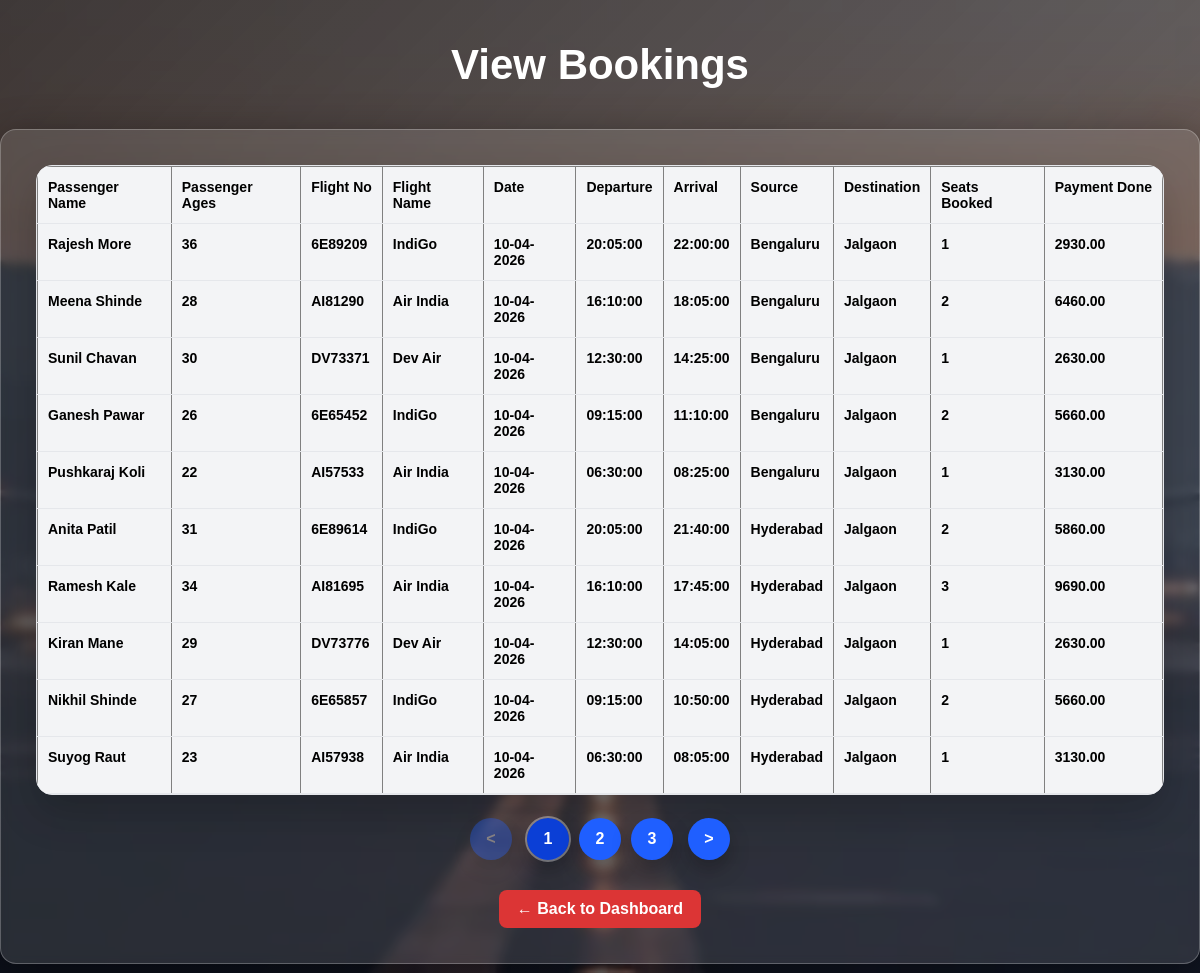
Screenshot of /admin/view_flight_booking.php with the database file from the repository.
### tables this page shows
CREATE TABLE `bookings` (
  `id` int(11) NOT NULL,
  `flight_no` varchar(50) NOT NULL,
  `email` varchar(100) NOT NULL,
  `passenger_names` varchar(100) NOT NULL,
  `passenger_ages` int(11) NOT NULL,
  `seats` int(11) NOT NULL,
  `mobile` varchar(20) NOT NULL,
  `payment_done` decimal(10,2) DEFAULT 0.00,
  `booking_date` datetime NOT NULL DEFAULT current_timestamp()
);

CREATE TABLE `flights` (
  `id` int(11) NOT NULL,
  `flight_no` varchar(50) NOT NULL,
  `flight_name` varchar(100) NOT NULL,
  `source` varchar(100) NOT NULL,
  `destination` varchar(100) NOT NULL,
  `flight_date` date NOT NULL,
  `departure_time` time NOT NULL,
  `arrival_time` time NOT NULL,
  `seats` int(11) NOT NULL,
  `price` decimal(10,2) NOT NULL,
  `status` varchar(50) NOT NULL DEFAULT 'Running',
  `delay_minutes` int(11) NOT NULL DEFAULT 0,
  `d_dep_time` time DEFAULT NULL,
  `d_arr_time` time DEFAULT NULL,
  `delay_reason` varchar(255) DEFAULT NULL
);

### admin/view_flight_booking.php (the view, shortened to what this page needs)
<?php include("../config/db.php");
include("header.php"); ?>
<div class="add-flight-page">
<h1 class="main-title">View Bookings</h1>
<div class="search-container">
<div class="table-wrap">
<table border="1" cellpadding="8">
<tr>
    <th>Passenger Name</th>
    <th>Passenger Ages</th>
    <th>Flight No</th>
    <th>Flight Name</th>
    <th>Date</th>
    <th>Departure</th>
    <th>Arrival</th>
    <th>Source</th>
    <th>Destination</th>
    <th>Seats Booked</th>
    <th>Payment Done</th>
</tr>
<?php
$limit = 10;
$page = isset($_GET['page']) ? (int)$_GET['page'] : 1;
$start = ($page - 1) * $limit;
$query = "
SELECT b.*, f.source, f.destination, f.departure_time, f.arrival_time, f.status, f.flight_date, f.flight_name
FROM bookings b
LEFT JOIN flights f ON b.flight_no = f.flight_no
ORDER BY b.id DESC
LIMIT $start, $limit
";
$result = mysqli_query($conn, $query);
while($row = mysqli_fetch_assoc($result)){
?>
<tr>
    <th><?php echo $row['passenger_names']; ?></td>
    <th><?php echo $row['passenger_ages']; ?></td>
    <th><?php echo $row['flight_no']; ?></td>
    <th><?php echo $row['flight_name']; ?></td>
    <th><?php echo date('d-m-Y', strtotime($row['flight_date'])); ?></td>
    <th><?php echo $row['departure_time']; ?></td>
    <th><?php echo $row['arrival_time']; ?></td>
    <th><?php echo $row['source']; ?></td>
    <th><?php echo $row['destination']; ?></td>
    <th><?php echo $row['seats']; ?></td>
    <th><?php echo $row['payment_done']; ?></td>
</tr>
<?php } ?>
</table>
</div>
<?php
$totalQuery = mysqli_query($conn, "SELECT COUNT(*) AS total FROM bookings");
$totalData  = mysqli_fetch_assoc($totalQuery);
$totalRows  = (int)$totalData['total'];
$totalPages = (int)ceil($totalRows / $limit);
?>
<div class="pagination">
    <?php if($page > 1): ?>
        <a class="page-btn" href="?page=<?php echo $page-1; ?>">&lt;</a>
    <?php else: ?>
        <span class="page-btn disabled">&lt;</span>
    <?php endif; ?>
    <?php for($i=1; $i<=$totalPages; $i++): ?>
        <a class="page-num <?php echo ($i==$page) ? 'active' : ''; ?>"
           href="view_flight_booking.php?page=<?php echo $i; ?>">
           <?php echo $i; ?>
        </a>
    <?php endfor; ?>
    <?php if($page < $totalPages): ?>
        <a class="page-btn" href="?page=<?php echo $page+1; ?>">&gt;</a>
    <?php else: ?>
        <span class="page-btn disabled">&gt;</span>
    <?php endif; ?>
</div>
 <div class="dashboard-bottom">
    <a href="dashboard.php" class="dashboard-btn">← Back to Dashboard</a>
</div>

### admin/header.php (shortened to what this page needs)
<!DOCTYPE html>
<html>
<head>
  <link rel="stylesheet" href="/air_ticket/admin.css?v=1">
</head>
<body>

### admin.css (style rules this page uses)
:root { --bg1:#0f172a; --bg2:#111827; --card:#ffffff; --text:#0f172a; --muted:#6b7280; --primary:#2563eb; --primary2:#1d4ed8; --danger:#dc2626; --danger2:#b91c1c; --border:#e5e7eb; --shadow: 0 18px 40px rgba(0,0,0,.20); --radius:16px; }
* { box-sizing:border-box; }
body { margin:0; font-family: system-ui, -apple-system, Segoe UI, Roboto, Arial, sans-serif; color:var(--text); background: radial-gradient(900px 500px at 50% 15%, rgba(255, 255, 255, 0.1), transparent 60%), linear-gradient(135deg, var(--bg1), var(--bg2)); min-height:100vh; }
h1,h2,h3 { margin:0 0 14px 0; line-height:1.2; }
a { color:var(--primary); text-decoration:none; }
.table-wrap { background:var(--card); border:1px solid var(--border); border-radius:var(--radius); box-shadow:var(--shadow); overflow:hidden; }
table { width:100%; border-collapse:collapse; }
th, td { padding:12px 10px; border-bottom:1px solid var(--border); text-align:left; font-size:14px; vertical-align:top; }
th { background:#f3f4f6; font-weight:800; }
body { margin:0; font-family: Arial, sans-serif; min-height:100vh; background: url("/air_ticket/assets/bg-runway.jpg") center/cover fixed no-repeat; position: relative; display:flex; justify-content:center; align-items:center; }
body::before { content:""; position: fixed; inset: 0; background: linear-gradient(135deg, rgba(8,12,20,.78), rgba(15,23,42,.55)); z-index: -1; }
h2,h1 { text-align:center; margin-bottom:20px; color:#ffffff; }
.add-flight-page { display: flex; color:#000000; flex-direction: column; align-items: center; }
.dashboard-bottom { width: 100%; display: flex; justify-content: center; margin-top: 25px; }
.dashboard-btn { display: inline-block; padding: 10px 18px; border-radius: 8px; background: #dc3535; color: #fff; text-decoration: none; font-weight: 600; transition: 0.3s; }
.table-wrap { width: 100%; overflow-x: auto; }
.main-title { text-align: center; font-size: 42px; font-weight: 800; color: #ffffff; margin-top: 40px; margin-bottom: 30px; }
.pagination { margin-top: 20px; text-align: center; }
.page-btn { display: inline-block; padding: 8px 14px; margin: 5px; background: #2563eb; color: #fff; border-radius: 6px; text-decoration: none; }
.pagination { margin: 18px auto 0; width: fit-content; display: flex; align-items: center; gap: 10px; }
.page-btn, .page-num { display: inline-flex; align-items: center; justify-content: center; width: 42px; height: 42px; border-radius: 50%; background: #1f5fff; color: #fff; text-decoration: none; font-weight: 700; box-shadow: 0 10px 20px rgba(0,0,0,0.25); transition: transform 0.15s ease, filter 0.15s ease; }
.page-num.active { background: #0b3fd6; outline: 2px solid rgba(255,255,255,0.35); }
.page-btn.disabled { opacity: 0.35; cursor: not-allowed; pointer-events: none; }
.search-container { width:fit-content; max-width:1500px; margin:9px auto; background: rgba(255,255,255,0.12); backdrop-filter: blur(05px); -webkit-backdrop-filter: blur(14px); border-radius:16px; padding:35px; border:1px solid rgba(255,255,255,0.25); box-shadow:0 10px 40px rgba(0,0,0,0.4); text-align:center; }

### rows the page displays
bookings: passenger_names "Rajesh More", passenger_ages "36", flight_no "6E89209", flights.flight_name "IndiGo", flights.flight_date "10-04-2026", flights.departure_time "20:05:00", flights.arrival_time "22:00:00", flights.source "Bengaluru", flights.destination "Jalgaon", seats "1", payment_done "2930.00"
bookings: passenger_names "Meena Shinde", passenger_ages "28", flight_no "AI81290", flights.flight_name "Air India", flights.flight_date "10-04-2026", flights.departure_time "16:10:00", flights.arrival_time "18:05:00", flights.source "Bengaluru", flights.destination "Jalgaon", seats "2", payment_done "6460.00"
bookings: passenger_names "Sunil Chavan", passenger_ages "30", flight_no "DV73371", flights.flight_name "Dev Air", flights.flight_date "10-04-2026", flights.departure_time "12:30:00", flights.arrival_time "14:25:00", flights.source "Bengaluru", flights.destination "Jalgaon", seats "1", payment_done "2630.00"
bookings: passenger_names "Ganesh Pawar", passenger_ages "26", flight_no "6E65452", flights.flight_name "IndiGo", flights.flight_date "10-04-2026", flights.departure_time "09:15:00", flights.arrival_time "11:10:00", flights.source "Bengaluru", flights.destination "Jalgaon", seats "2", payment_done "5660.00"
bookings: passenger_names "Pushkaraj Koli", passenger_ages "22", flight_no "AI57533", flights.flight_name "Air India", flights.flight_date "10-04-2026", flights.departure_time "06:30:00", flights.arrival_time "08:25:00", flights.source "Bengaluru", flights.destination "Jalgaon", seats "1", payment_done "3130.00"
bookings: passenger_names "Anita Patil", passenger_ages "31", flight_no "6E89614", flights.flight_name "IndiGo", flights.flight_date "10-04-2026", flights.departure_time "20:05:00", flights.arrival_time "21:40:00", flights.source "Hyderabad", flights.destination "Jalgaon", seats "2", payment_done "5860.00"
bookings: passenger_names "Ramesh Kale", passenger_ages "34", flight_no "AI81695", flights.flight_name "Air India", flights.flight_date "10-04-2026", flights.departure_time "16:10:00", flights.arrival_time "17:45:00", flights.source "Hyderabad", flights.destination "Jalgaon", seats "3", payment_done "9690.00"
bookings: passenger_names "Kiran Mane", passenger_ages "29", flight_no "DV73776", flights.flight_name "Dev Air", flights.flight_date "10-04-2026", flights.departure_time "12:30:00", flights.arrival_time "14:05:00", flights.source "Hyderabad", flights.destination "Jalgaon", seats "1", payment_done "2630.00"
bookings: passenger_names "Nikhil Shinde", passenger_ages "27", flight_no "6E65857", flights.flight_name "IndiGo", flights.flight_date "10-04-2026", flights.departure_time "09:15:00", flights.arrival_time "10:50:00", flights.source "Hyderabad", flights.destination "Jalgaon", seats "2", payment_done "5660.00"
bookings: passenger_names "Suyog Raut", passenger_ages "23", flight_no "AI57938", flights.flight_name "Air India", flights.flight_date "10-04-2026", flights.departure_time "06:30:00", flights.arrival_time "08:05:00", flights.source "Hyderabad", flights.destination "Jalgaon", seats "1", payment_done "3130.00"
